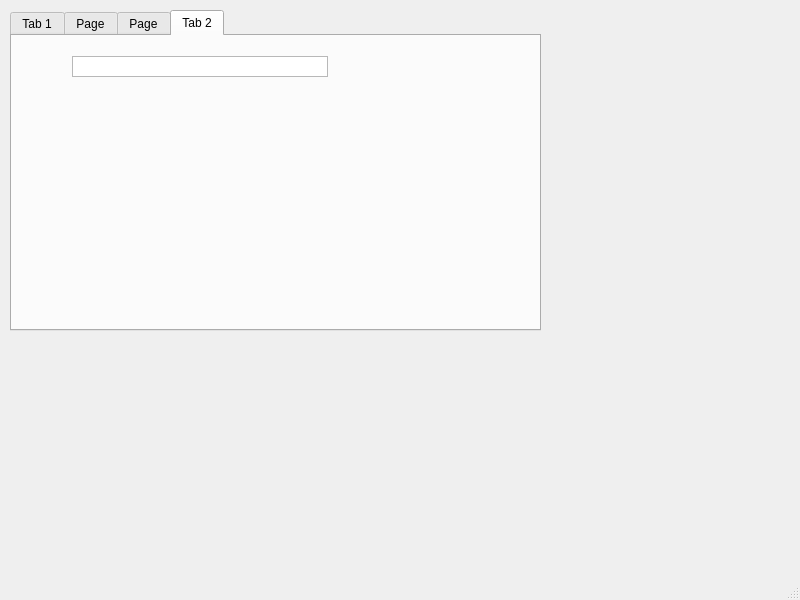
<?xml version="1.0" encoding="UTF-8"?>
<ui version="4.0">
 <class>MainWindow</class>
 <widget class="QMainWindow" name="MainWindow">
  <property name="geometry">
   <rect>
    <x>0</x>
    <y>0</y>
    <width>800</width>
    <height>600</height>
   </rect>
  </property>
  <property name="windowTitle">
   <string>MainWindow</string>
  </property>
  <widget class="QWidget" name="centralwidget">
   <widget class="QTabWidget" name="Account">
    <property name="geometry">
     <rect>
      <x>10</x>
      <y>10</y>
      <width>531</width>
      <height>321</height>
     </rect>
    </property>
    <property name="currentIndex">
     <number>3</number>
    </property>
    <widget class="QWidget" name="tab">
     <attribute name="title">
      <string>Tab 1</string>
     </attribute>
     <widget class="QLabel" name="label">
      <property name="geometry">
       <rect>
        <x>10</x>
        <y>10</y>
        <width>47</width>
        <height>13</height>
       </rect>
      </property>
      <property name="text">
       <string>Name</string>
      </property>
     </widget>
     <widget class="QLabel" name="label_2">
      <property name="geometry">
       <rect>
        <x>10</x>
        <y>30</y>
        <width>61</width>
        <height>21</height>
       </rect>
      </property>
      <property name="text">
       <string>Email Adress</string>
      </property>
     </widget>
     <widget class="QLabel" name="label_3">
      <property name="geometry">
       <rect>
        <x>10</x>
        <y>70</y>
        <width>47</width>
        <height>13</height>
       </rect>
      </property>
      <property name="text">
       <string>Password</string>
      </property>
     </widget>
     <widget class="QLabel" name="label_4">
      <property name="geometry">
       <rect>
        <x>10</x>
        <y>90</y>
        <width>121</width>
        <height>21</height>
       </rect>
      </property>
      <property name="text">
       <string>Contact and Other Email</string>
      </property>
     </widget>
     <widget class="QLabel" name="label_5">
      <property name="geometry">
       <rect>
        <x>10</x>
        <y>130</y>
        <width>91</width>
        <height>16</height>
       </rect>
      </property>
      <property name="text">
       <string>Payment method</string>
      </property>
     </widget>
     <widget class="QLineEdit" name="lineEdit">
      <property name="geometry">
       <rect>
        <x>130</x>
        <y>10</y>
        <width>171</width>
        <height>20</height>
       </rect>
      </property>
     </widget>
     <widget class="QLineEdit" name="lineEdit_2">
      <property name="geometry">
       <rect>
        <x>130</x>
        <y>40</y>
        <width>171</width>
        <height>20</height>
       </rect>
      </property>
     </widget>
     <widget class="QLineEdit" name="lineEdit_3">
      <property name="geometry">
       <rect>
        <x>130</x>
        <y>70</y>
        <width>171</width>
        <height>20</height>
       </rect>
      </property>
     </widget>
     <widget class="QLineEdit" name="lineEdit_4">
      <property name="geometry">
       <rect>
        <x>130</x>
        <y>100</y>
        <width>171</width>
        <height>20</height>
       </rect>
      </property>
     </widget>
     <widget class="QComboBox" name="comboBox">
      <property name="geometry">
       <rect>
        <x>130</x>
        <y>131</y>
        <width>171</width>
        <height>21</height>
       </rect>
      </property>
      <item>
       <property name="text">
        <string>Visa Card</string>
       </property>
      </item>
      <item>
       <property name="text">
        <string>Paypal</string>
       </property>
      </item>
      <item>
       <property name="text">
        <string>Bank Card(Precise the bank)</string>
       </property>
      </item>
      <item>
       <property name="text">
        <string>American Express</string>
       </property>
      </item>
     </widget>
     <widget class="QPushButton" name="pushButton">
      <property name="geometry">
       <rect>
        <x>424</x>
        <y>10</y>
        <width>91</width>
        <height>71</height>
       </rect>
      </property>
      <property name="text">
       <string>Add Profile Photo</string>
      </property>
     </widget>
    </widget>
    <widget class="QWidget" name="tab_4">
     <attribute name="title">
      <string>Page</string>
     </attribute>
     <widget class="QLabel" name="label_6">
      <property name="geometry">
       <rect>
        <x>20</x>
        <y>40</y>
        <width>61</width>
        <height>16</height>
       </rect>
      </property>
      <property name="text">
       <string>Last Order</string>
      </property>
     </widget>
     <widget class="QLineEdit" name="lineEdit_5">
      <property name="geometry">
       <rect>
        <x>120</x>
        <y>40</y>
        <width>141</width>
        <height>20</height>
       </rect>
      </property>
     </widget>
     <widget class="QLabel" name="label_7">
      <property name="geometry">
       <rect>
        <x>0</x>
        <y>80</y>
        <width>101</width>
        <height>21</height>
       </rect>
      </property>
      <property name="text">
       <string>Last Shipment Details</string>
      </property>
     </widget>
     <widget class="QLineEdit" name="lineEdit_6">
      <property name="geometry">
       <rect>
        <x>120</x>
        <y>80</y>
        <width>141</width>
        <height>20</height>
       </rect>
      </property>
     </widget>
     <widget class="QTextBrowser" name="textBrowser">
      <property name="geometry">
       <rect>
        <x>20</x>
        <y>150</y>
        <width>256</width>
        <height>31</height>
       </rect>
      </property>
      <property name="html">
       <string>&lt;!DOCTYPE HTML PUBLIC &quot;-//W3C//DTD HTML 4.0//EN&quot; &quot;http://www.w3.org/TR/REC-html40/strict.dtd&quot;&gt;
&lt;html&gt;&lt;head&gt;&lt;meta name=&quot;qrichtext&quot; content=&quot;1&quot; /&gt;&lt;style type=&quot;text/css&quot;&gt;
p, li { white-space: pre-wrap; }
&lt;/style&gt;&lt;/head&gt;&lt;body style=&quot; font-family:'MS Shell Dlg 2'; font-size:8.25pt; font-weight:400; font-style:normal;&quot;&gt;
&lt;p align=&quot;center&quot; style=&quot; margin-top:0px; margin-bottom:0px; margin-left:0px; margin-right:0px; -qt-block-indent:0; text-indent:0px;&quot;&gt;&lt;span style=&quot; font-size:14pt;&quot;&gt;Wishlist&lt;/span&gt;&lt;/p&gt;&lt;/body&gt;&lt;/html&gt;</string>
      </property>
     </widget>
     <widget class="QLabel" name="label_8">
      <property name="geometry">
       <rect>
        <x>80</x>
        <y>10</y>
        <width>91</width>
        <height>21</height>
       </rect>
      </property>
      <property name="text">
       <string>Last Transactions</string>
      </property>
     </widget>
     <widget class="QLabel" name="label_9">
      <property name="geometry">
       <rect>
        <x>10</x>
        <y>200</y>
        <width>91</width>
        <height>16</height>
       </rect>
      </property>
      <property name="text">
       <string>Books of interest</string>
      </property>
     </widget>
     <widget class="QLineEdit" name="lineEdit_7">
      <property name="geometry">
       <rect>
        <x>120</x>
        <y>200</y>
        <width>141</width>
        <height>20</height>
       </rect>
      </property>
     </widget>
    </widget>
    <widget class="QWidget" name="tab_3">
     <attribute name="title">
      <string>Page</string>
     </attribute>
     <widget class="QListView" name="ReviewsAndRatings">
      <property name="geometry">
       <rect>
        <x>40</x>
        <y>10</y>
        <width>256</width>
        <height>21</height>
       </rect>
      </property>
     </widget>
    </widget>
    <widget class="QWidget" name="tab_2">
     <attribute name="title">
      <string>Tab 2</string>
     </attribute>
     <widget class="QListView" name="Recommendations">
      <property name="geometry">
       <rect>
        <x>60</x>
        <y>20</y>
        <width>256</width>
        <height>21</height>
       </rect>
      </property>
     </widget>
    </widget>
   </widget>
  </widget>
  <widget class="QMenuBar" name="menubar">
   <property name="geometry">
    <rect>
     <x>0</x>
     <y>0</y>
     <width>800</width>
     <height>21</height>
    </rect>
   </property>
  </widget>
  <widget class="QStatusBar" name="statusbar"/>
 </widget>
 <resources/>
 <connections/>
</ui>
